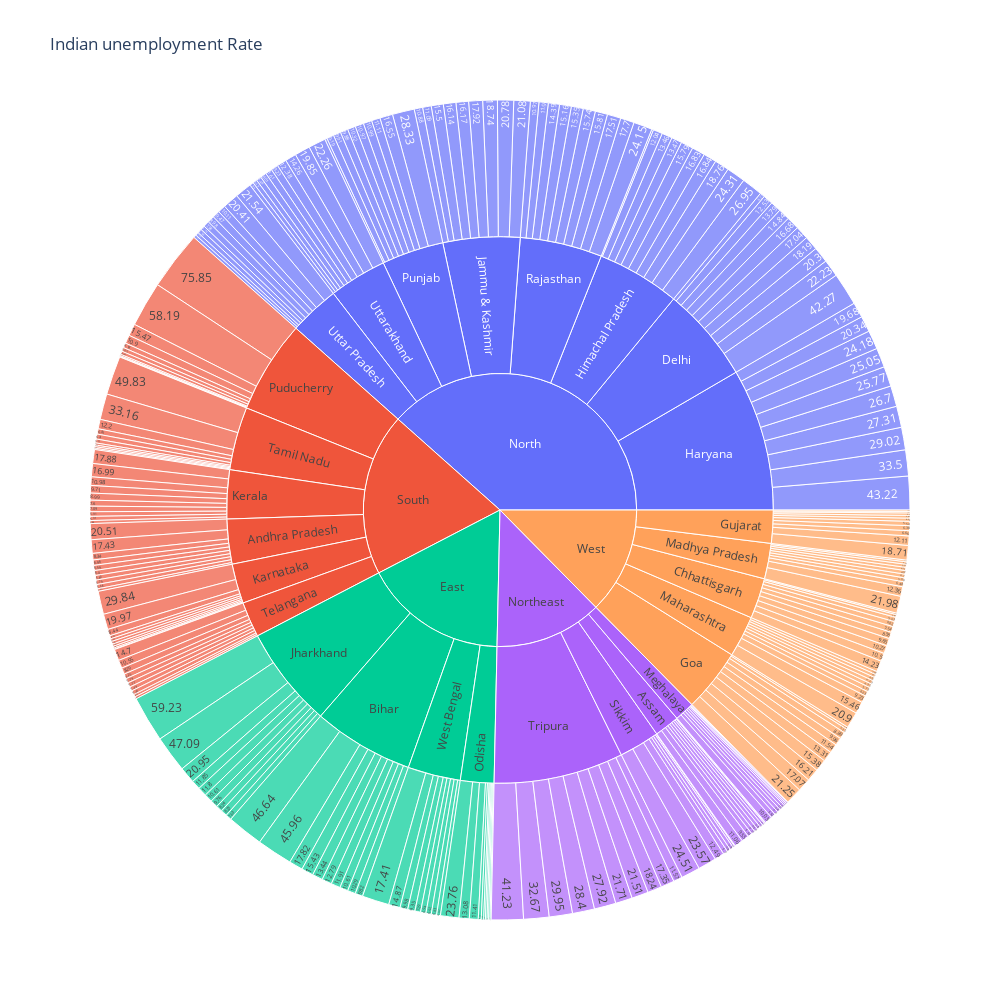

Notebook source saved alongside this figure:
### Code cell
unemploment = dk[["Region",'Estimated Unemployment Rate','States']]
figure = px.sunburst(unemploment, path=["Region","States",'Estimated Unemployment Rate'], 
                     values='Estimated Unemployment Rate',
                     width=1000, height=1000,  
                     title="Indian unemployment Rate")
figure.show()

### Figure 1 — Plotly figure (JSON) as saved in the notebook; plotly's stock layout.template omitted (floating-point values rounded to 4 significant figures; data arrays with more than 128 entries replaced by an {"elided": "..."} marker saying what was removed)
{"data": [{"branchvalues": "total", "domain": {"x": [0, 1], "y": [0, 1]}, "hovertemplate": "labels=%{label}<br>Estimated Unemployment Rate=%{value}<br>parent=%{parent}<br>id=%{id}<extra></extra>", "ids": {"elided": "298 str values"}, "labels": {"elided": "298 str values"}, "name": "", "parents": {"elided": "298 str values"}, "type": "sunburst", "values": {"elided": "298 float values"}}], "layout": {"height": 1000, "legend": {"tracegroupgap": 0}, "title": {"text": "Indian unemployment Rate"}, "width": 1000}}
